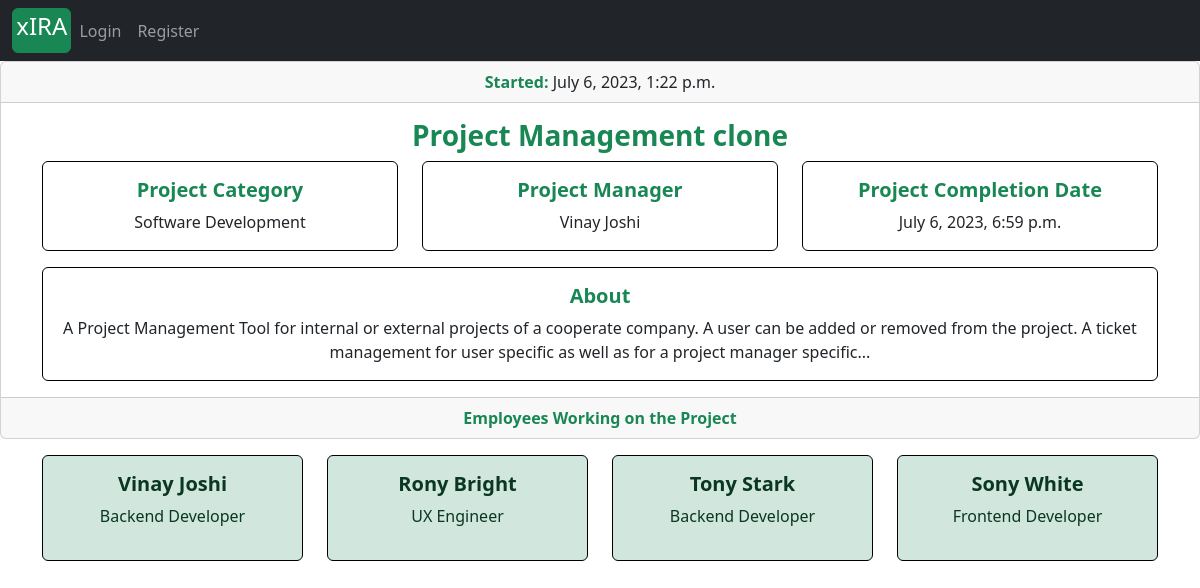
Screenshot of /project/project_detail/32/ with the database file from the repository.
### projects/models.py (models this page shows, shortened)
class Project(models.Model):
    project_name         = models.CharField(max_length=30)
    project_description  = models.TextField(max_length=600, blank=True)
    project_category     = models.CharField(max_length=30, choices=choices)
    project_manager      =  models.ForeignKey(ProjectManager, on_delete=models.SET_NULL, null=True)
    assignees            =  models.ManyToManyField(Account)
    start_date           = models.DateTimeField(auto_now_add=True)
    estimated_end_date   = models.DateTimeField()

### accounts/models.py (models this page shows, shortened)
class ProjectManager(models.Model):
    project_manager = models.OneToOneField(Account, on_delete=models.CASCADE)
    domain          = models.CharField(max_length=40, choices=choices_1)

class Account(AbstractBaseUser):
    first_name           = models.CharField(max_length=50)
    last_name            = models.CharField(max_length=50)
    work_email           = models.EmailField(max_length=100, unique=True)
    contact_number       = models.CharField(max_length=50)
    work_profile         = models.CharField(max_length=30, choices=choices)
    date_joined     = models.DateTimeField(auto_now_add=True)
    last_login      = models.DateTimeField(auto_now_add=True)
    is_admin        = models.BooleanField(default=False)
    is_staff        = models.BooleanField(default=False)
    is_active        = models.BooleanField(default=False)
    is_superadmin        = models.BooleanField(default=False)
    USERNAME_FIELD = 'work_email'
    REQUIRED_FIELDS = ['first_name', 'last_name']
    objects = MyAccountManager()
    def __str__(self):
        return f'{self.first_name} {self.last_name}'

### projects/views.py (the view)
# urls.py: path('project_detail/<int:project_id>/', views.project_detail, name='project_detail'),
def project_detail(request, project_id):
    project = get_object_or_404(Project, id=project_id)
    context = {
        'project': project
    }
    return render(request, 'project_detail.html', context)

### projects/context_processors.py (called while the page is built)
def create_project_form(request):
    form = ProjectCreationForm()
    context = {
        'project_creation_form': form
    }
    return context

### templates/project_detail.html
{% extends 'base.html' %}
{% block content %}
<div class="card text-center"  >
  <div class="card-header">
     <strong class="text-success">Started:</strong> {{project.start_date}}
  </div>
  <div class="card-body">
    <h3 class="card-title text-success"><strong>{{project.project_name}}</strong></h3>
        <div class="container">
            <div class="row">
              <div class="col-sm-4" style="">
              <div class="card"  style="border: 1px solid black;">
                <div class="card-body">
                  <h5 class="card-title text-success"><strong>Project Category</strong></h5>
                  {{project.project_category}}
                </div>
              </div>
          </div>
          <div class="col-sm-4" style="">
              <div class="card"  style="border: 1px solid black;">
                <div class="card-body">
                  <h5 class="card-title text-success"><strong>Project Manager</strong></h5>
                    {{project.project_manager.project_manager}}
                </div>
              </div>
          </div>
          <div class="col-sm-4" style="">
              <div class="card"  style="border: 1px solid black;">
                <div class="card-body">
                  <h5 class="card-title text-success"><strong>Project Completion Date</strong></h5>
                    {{project.estimated_end_date}}
                </div>
              </div>
          </div>
      </div>
    </div>
    <div class="container mt-3">
        <div class="row">
          <div class="col-sm-12" style="">
              <div class="card" style="border: 1px solid black;">
                <div class="card-body">
                  <h5 class="card-title text-success"><strong>About</strong></h5>
                  {{project.project_description}}
                </div>
              </div>
          </div>
      </div>
    </div>
  </div>
  <div class="card-footer text-muted">
      <strong class="text-success">Employees Working on the Project</strong>
  </div>
</div>
<div class="container mt-3">
        <div class="row">
        {% for employee in project.assignees.all %}
            <div class="col-sm-3" style="">
              <div class="alert alert-success" role="alert" style="border: 1px solid black;">
                  <h5 class="alert-heading text-center"><strong>{{employee}}</strong></h5>
                  <p class="text-center">{{employee.work_profile}}</p>
                </div>
          </div>
        {% endfor %}
        </div>
</div>
{% endblock %}

### rows the page displays
Project: start_date "July 6, 2023, 1:22 p.m.", project_name "Project Management clone", project_category "Software Development", project_manager.project_manager "Vinay Joshi", estimated_end_date "July 6, 2023, 6:59 p.m.", project_description "A Project Management Tool for internal or external projects of a cooperate company. A user can be added or removed from the project. A ticket management for user specific as well as for a project manager specific..."
Account: first_name+last_name "Vinay Joshi", work_profile "Backend Developer"
Account: first_name+last_name "Rony Bright", work_profile "UX Engineer"
Account: first_name+last_name "Tony Stark", work_profile "Backend Developer"
Account: first_name+last_name "Sony White", work_profile "Frontend Developer"
